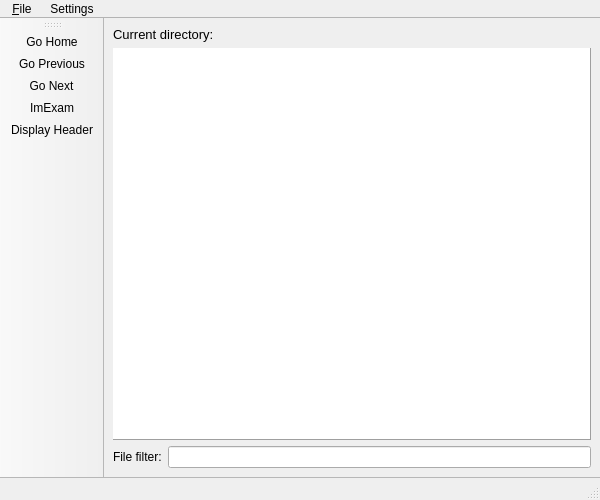
<?xml version="1.0" encoding="UTF-8"?>
<ui version="4.0">
 <class>MainWindow</class>
 <widget class="QMainWindow" name="MainWindow">
  <property name="geometry">
   <rect>
    <x>0</x>
    <y>0</y>
    <width>600</width>
    <height>500</height>
   </rect>
  </property>
  <property name="sizePolicy">
   <sizepolicy hsizetype="Expanding" vsizetype="Expanding">
    <horstretch>1</horstretch>
    <verstretch>1</verstretch>
   </sizepolicy>
  </property>
  <property name="focusPolicy">
   <enum>Qt::NoFocus</enum>
  </property>
  <property name="contextMenuPolicy">
   <enum>Qt::NoContextMenu</enum>
  </property>
  <property name="windowTitle">
   <string>QAD</string>
  </property>
  <property name="styleSheet">
   <string notr="true"/>
  </property>
  <widget class="QWidget" name="centralwidget">
   <property name="sizePolicy">
    <sizepolicy hsizetype="Preferred" vsizetype="Preferred">
     <horstretch>1</horstretch>
     <verstretch>1</verstretch>
    </sizepolicy>
   </property>
   <layout class="QVBoxLayout" name="verticalLayout_2">
    <item>
     <layout class="QVBoxLayout" name="verticalLayout" stretch="0,0,0">
      <item>
       <layout class="QHBoxLayout" name="horizontalLayout">
        <item>
         <widget class="QLabel" name="label_3">
          <property name="sizePolicy">
           <sizepolicy hsizetype="Minimum" vsizetype="Preferred">
            <horstretch>0</horstretch>
            <verstretch>0</verstretch>
           </sizepolicy>
          </property>
          <property name="font">
           <font>
            <pointsize>10</pointsize>
           </font>
          </property>
          <property name="text">
           <string>Current directory:</string>
          </property>
         </widget>
        </item>
        <item>
         <widget class="QLabel" name="dirLabel">
          <property name="sizePolicy">
           <sizepolicy hsizetype="Expanding" vsizetype="Preferred">
            <horstretch>0</horstretch>
            <verstretch>0</verstretch>
           </sizepolicy>
          </property>
          <property name="font">
           <font>
            <pointsize>10</pointsize>
           </font>
          </property>
          <property name="text">
           <string/>
          </property>
          <property name="alignment">
           <set>Qt::AlignLeading|Qt::AlignLeft|Qt::AlignVCenter</set>
          </property>
          <property name="margin">
           <number>0</number>
          </property>
         </widget>
        </item>
       </layout>
      </item>
      <item>
       <widget class="QTreeView" name="treeView">
        <property name="sizePolicy">
         <sizepolicy hsizetype="Expanding" vsizetype="Expanding">
          <horstretch>1</horstretch>
          <verstretch>1</verstretch>
         </sizepolicy>
        </property>
        <property name="frameShape">
         <enum>QFrame::Panel</enum>
        </property>
        <property name="frameShadow">
         <enum>QFrame::Raised</enum>
        </property>
        <property name="alternatingRowColors">
         <bool>true</bool>
        </property>
        <property name="selectionMode">
         <enum>QAbstractItemView::ExtendedSelection</enum>
        </property>
        <property name="sortingEnabled">
         <bool>true</bool>
        </property>
        <property name="allColumnsShowFocus">
         <bool>false</bool>
        </property>
        <attribute name="headerShowSortIndicator" stdset="0">
         <bool>true</bool>
        </attribute>
        <attribute name="headerStretchLastSection">
         <bool>true</bool>
        </attribute>
       </widget>
      </item>
      <item>
       <layout class="QHBoxLayout" name="bottomButtonBar">
        <item>
         <widget class="QLabel" name="label">
          <property name="text">
           <string>File filter:</string>
          </property>
         </widget>
        </item>
        <item>
         <widget class="QLineEdit" name="fileFilterBox">
          <property name="toolTip">
           <string>Enter file filter(s), separated by commas</string>
          </property>
         </widget>
        </item>
       </layout>
      </item>
     </layout>
    </item>
   </layout>
  </widget>
  <widget class="QMenuBar" name="menubar">
   <property name="geometry">
    <rect>
     <x>0</x>
     <y>0</y>
     <width>600</width>
     <height>22</height>
    </rect>
   </property>
   <property name="autoFillBackground">
    <bool>false</bool>
   </property>
   <property name="styleSheet">
    <string notr="true">QMenuBar {
    background: transparent;
    border-bottom: 1px solid rgb(179, 179, 179);
}

QMenuBar::item {
    spacing: 3px;
    padding: 2px 6px;
    background: transparent;
}</string>
   </property>
   <property name="nativeMenuBar">
    <bool>false</bool>
   </property>
   <widget class="QMenu" name="menuFile">
    <property name="title">
     <string>&amp;File</string>
    </property>
    <addaction name="actionOpenDirectory"/>
   </widget>
   <widget class="QMenu" name="menuSettings">
    <property name="title">
     <string>Settings</string>
    </property>
    <addaction name="actionSaveSettings"/>
    <addaction name="actionDisplaySettings"/>
    <addaction name="actionPhotometrySettings"/>
    <addaction name="actionPlotSettings"/>
   </widget>
   <addaction name="menuFile"/>
   <addaction name="menuSettings"/>
  </widget>
  <widget class="QToolBar" name="toolBar">
   <property name="contextMenuPolicy">
    <enum>Qt::NoContextMenu</enum>
   </property>
   <property name="windowTitle">
    <string>QAD Tool Bar</string>
   </property>
   <property name="iconSize">
    <size>
     <width>22</width>
     <height>22</height>
    </size>
   </property>
   <property name="floatable">
    <bool>false</bool>
   </property>
   <attribute name="toolBarArea">
    <enum>LeftToolBarArea</enum>
   </attribute>
   <attribute name="toolBarBreak">
    <bool>false</bool>
   </attribute>
   <addaction name="actionGoHome"/>
   <addaction name="actionGoPrevious"/>
   <addaction name="actionGoNext"/>
   <addaction name="actionImExam"/>
   <addaction name="actionDisplayHeader"/>
  </widget>
  <widget class="QStatusBar" name="statusBar">
   <property name="font">
    <font>
     <pointsize>11</pointsize>
    </font>
   </property>
   <property name="autoFillBackground">
    <bool>false</bool>
   </property>
   <property name="styleSheet">
    <string notr="true">#statusBar {
    border-top: 1px solid rgb(183, 183, 183)
}</string>
   </property>
   <property name="sizeGripEnabled">
    <bool>true</bool>
   </property>
  </widget>
  <action name="actionOpenDirectory">
   <property name="icon">
    <iconset resource="../../designer/tango.qrc">
     <normaloff>:/icons/Tango/16x16/document-open.png</normaloff>:/icons/Tango/16x16/document-open.png</iconset>
   </property>
   <property name="text">
    <string>&amp;Open Directory</string>
   </property>
   <property name="toolTip">
    <string>Open Directory</string>
   </property>
  </action>
  <action name="actionGoPrevious">
   <property name="icon">
    <iconset resource="../../designer/tango.qrc">
     <normaloff>:/icons/Tango/22x22/go-up.png</normaloff>:/icons/Tango/22x22/go-up.png</iconset>
   </property>
   <property name="text">
    <string>Go Previous</string>
   </property>
   <property name="toolTip">
    <string>Navigate up a directory</string>
   </property>
  </action>
  <action name="actionGoNext">
   <property name="icon">
    <iconset resource="../../designer/tango.qrc">
     <normaloff>:/icons/Tango/22x22/go-down.png</normaloff>:/icons/Tango/22x22/go-down.png</iconset>
   </property>
   <property name="text">
    <string>Go Next</string>
   </property>
   <property name="toolTip">
    <string>Navigate down a directory</string>
   </property>
  </action>
  <action name="actionGoHome">
   <property name="icon">
    <iconset resource="../../designer/tango.qrc">
     <normaloff>:/icons/Tango/22x22/go-home.png</normaloff>:/icons/Tango/22x22/go-home.png</iconset>
   </property>
   <property name="text">
    <string>Go Home</string>
   </property>
   <property name="toolTip">
    <string>Navigate to home</string>
   </property>
  </action>
  <action name="actionPhotometrySettings">
   <property name="text">
    <string>Photometry settings...</string>
   </property>
   <property name="toolTip">
    <string>Set ImExam parameters</string>
   </property>
  </action>
  <action name="actionSpectralCutSettings">
   <property name="text">
    <string>Spectral cut settings...</string>
   </property>
   <property name="toolTip">
    <string>Set spectral cut parameters</string>
   </property>
  </action>
  <action name="actionDisplaySettings">
   <property name="text">
    <string>Display settings...</string>
   </property>
   <property name="toolTip">
    <string>Set display parameters</string>
   </property>
  </action>
  <action name="actionSaveSettings">
   <property name="icon">
    <iconset resource="../../designer/tango.qrc">
     <normaloff>:/icons/Tango/16x16/document-save.png</normaloff>:/icons/Tango/16x16/document-save.png</iconset>
   </property>
   <property name="text">
    <string>Save current settings</string>
   </property>
   <property name="toolTip">
    <string>Save current settings as default</string>
   </property>
  </action>
  <action name="actionImExam">
   <property name="icon">
    <iconset resource="../../designer/tango.qrc">
     <normaloff>:/icons/Tango/22x22/applications-accessories.png</normaloff>:/icons/Tango/22x22/applications-accessories.png</iconset>
   </property>
   <property name="text">
    <string>ImExam</string>
   </property>
   <property name="toolTip">
    <string>Launch ImExam in DS9 window</string>
   </property>
  </action>
  <action name="actionDisplayHeader">
   <property name="icon">
    <iconset resource="../../designer/tango.qrc">
     <normaloff>:/icons/Tango/22x22/edit-find.png</normaloff>:/icons/Tango/22x22/edit-find.png</iconset>
   </property>
   <property name="text">
    <string>Display Header</string>
   </property>
   <property name="toolTip">
    <string>Display FITS headers</string>
   </property>
  </action>
  <action name="actionPlotSettings">
   <property name="text">
    <string>Plot settings...</string>
   </property>
  </action>
 </widget>
 <resources>
  <include location="../../designer/tango.qrc"/>
 </resources>
 <connections/>
</ui>
